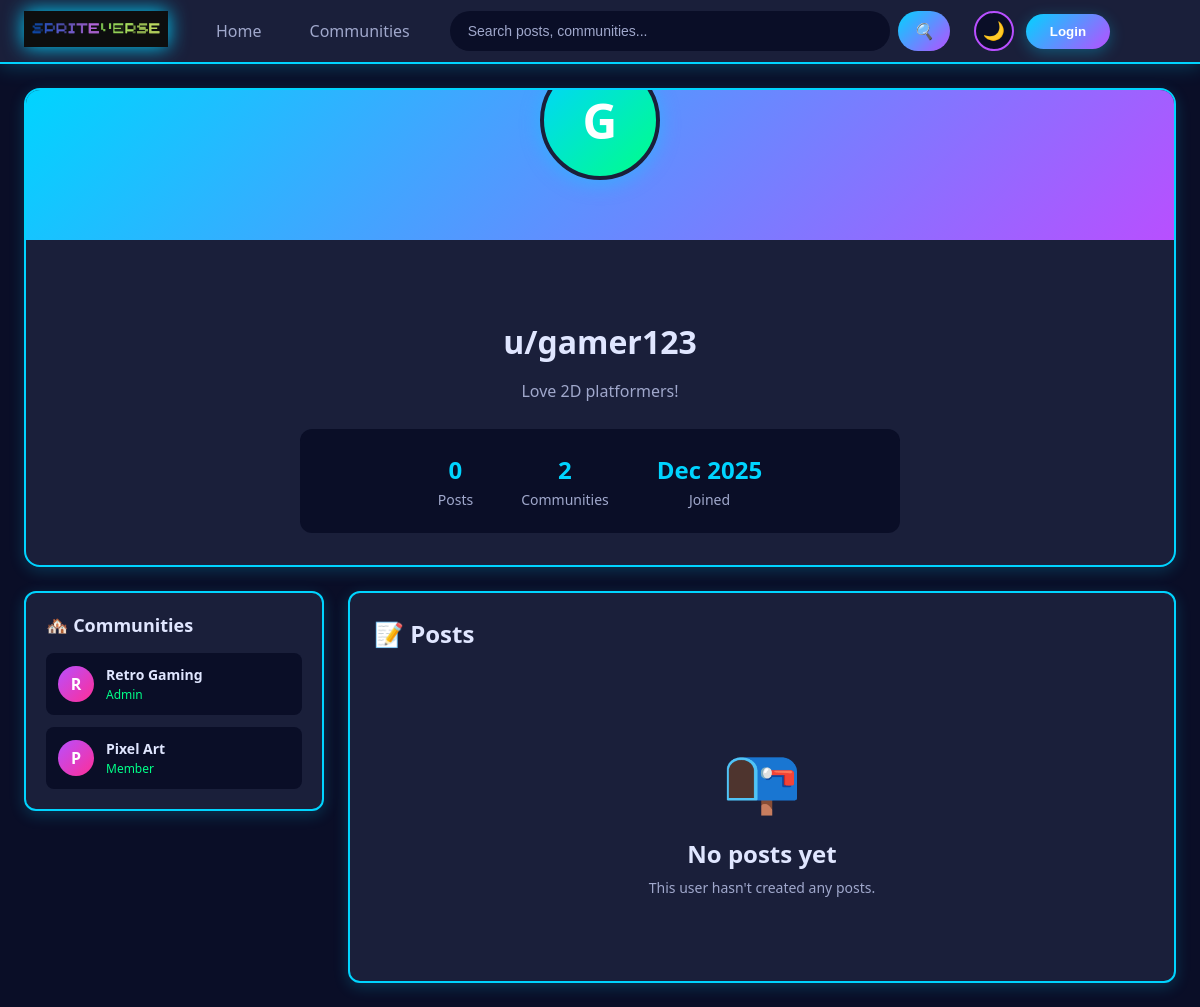
The page /profile.php?username=gamer123 on the database its author committed.
### tables this page shows
CREATE TABLE users (
    id INT AUTO_INCREMENT PRIMARY KEY,
    username VARCHAR(50) UNIQUE NOT NULL,
    email VARCHAR(100) UNIQUE NOT NULL,
    password_hash VARCHAR(255) NOT NULL,
    avatar_url VARCHAR(255) DEFAULT NULL,
    bio TEXT DEFAULT NULL,
    created_at TIMESTAMP DEFAULT CURRENT_TIMESTAMP,
    INDEX idx_username (username),
    INDEX idx_email (email)
);

CREATE TABLE community_members (
    id INT AUTO_INCREMENT PRIMARY KEY,
    community_id INT NOT NULL,
    user_id INT NOT NULL,
    role ENUM('Admin', 'Moderator', 'Member') DEFAULT 'Member',
    joined_at TIMESTAMP DEFAULT CURRENT_TIMESTAMP,
    FOREIGN KEY (community_id) REFERENCES communities(id) ON DELETE CASCADE,
    FOREIGN KEY (user_id) REFERENCES users(id) ON DELETE CASCADE,
    UNIQUE KEY unique_member (community_id, user_id),
    INDEX idx_community (community_id),
    INDEX idx_user (user_id)
);

CREATE TABLE communities (
    id INT AUTO_INCREMENT PRIMARY KEY,
    name VARCHAR(100) UNIQUE NOT NULL,
    description TEXT,
    icon_url VARCHAR(255) DEFAULT NULL,
    created_by INT NOT NULL,
    created_at TIMESTAMP DEFAULT CURRENT_TIMESTAMP,
    FOREIGN KEY (created_by) REFERENCES users(id) ON DELETE CASCADE,
    INDEX idx_name (name)
);

### config.php (called while the page is built, shortened)
<?php
function isLoggedIn() {
  return isset($_SESSION['user_id']);
}
?>

### profile.php (the view, shortened to what this page needs)
<?php
require_once 'config.php';
$viewUsername = $_GET['username'] ?? null;
$userQuery = "SELECT id, username, email, avatar_url, bio, created_at FROM users WHERE username = ?";
$userStmt = $conn->prepare($userQuery);
$userStmt->bind_param("s", $viewUsername);
$userStmt->execute();
$userResult = $userStmt->get_result();
$profileUser = $userResult->fetch_assoc();
$isOwnProfile = isLoggedIn() && getCurrentUserId() == $profileUser['id'];
$userPosts = [];
$communitiesQuery = "SELECT
                      c.id,
                      c.name,
                      c.icon_url,
                      cm.role,
                      cm.joined_at
                    FROM community_members cm
                    JOIN communities c ON cm.community_id = c.id
                    WHERE cm.user_id = ?
                    ORDER BY cm.joined_at DESC";
$commStmt = $conn->prepare($communitiesQuery);
$commStmt->bind_param("i", $profileUser['id']);
$commStmt->execute();
$commResult = $commStmt->get_result();
$userCommunities = [];
while ($row = $commResult->fetch_assoc()) {
  $userCommunities[] = $row;
}
$postCount = count($userPosts);
$communityCount = count($userCommunities);
?>
<!DOCTYPE html>
<html lang="en">
<head>
  <link rel="stylesheet" href="css/navbar.css">
  <link rel="stylesheet" href="css/profile.css">
  <link rel="stylesheet" href="css/modal.css">
</head>
<body <?php echo isLoggedIn() ? 'data-logged-in="true"' : 'data-logged-in="false"'; ?>>
  <?php include 'navbar.php'; ?>
  <main class="profile-container">
    <section class="profile-header">
      <div class="profile-banner">
        <div class="profile-avatar">
          <?php if ($profileUser['avatar_url']): ?>
            <img src="<?php echo htmlspecialchars($profileUser['avatar_url']); ?>" alt="<?php echo htmlspecialchars($profileUser['username']); ?>">
          <?php else: ?>
            <span class="avatar-placeholder-large">
              <?php echo strtoupper(substr($profileUser['username'], 0, 1)); ?>
            </span>
          <?php endif; ?>
        </div>
      </div>
      <div class="profile-info">
        <div class="profile-main">
          <h1 class="profile-username">u/<?php echo htmlspecialchars($profileUser['username']); ?></h1>
        </div>
        <?php if ($profileUser['bio']): ?>
          <p class="profile-bio"><?php echo nl2br(htmlspecialchars($profileUser['bio'])); ?></p>
        <?php endif; ?>
        <div class="profile-stats">
          <div class="stat-item">
            <span class="stat-value"><?php echo number_format($postCount); ?></span>
            <span class="stat-label">Posts</span>
          </div>
          <div class="stat-item">
            <span class="stat-value"><?php echo number_format($communityCount); ?></span>
            <span class="stat-label">Communities</span>
          </div>
          <div class="stat-item">
            <span class="stat-value"><?php echo date('M Y', strtotime($profileUser['created_at'])); ?></span>
            <span class="stat-label">Joined</span>
          </div>
        </div>
      </div>
    </section>
    <div class="profile-content">
      <aside class="profile-sidebar">
        <div class="sidebar-section">
          <h3 class="section-title">🏘️ Communities</h3>
          <?php if (!empty($userCommunities)): ?>
            <div class="communities-list">
              <?php foreach ($userCommunities as $community): ?>
                <a href="community.php?id=<?php echo $community['id']; ?>" class="community-item">
                  <div class="community-icon-small">
                    <?php if ($community['icon_url']): ?>
                      <img src="<?php echo htmlspecialchars($community['icon_url']); ?>" alt="<?php echo htmlspecialchars($community['name']); ?>">
                    <?php else: ?>
                      <span class="icon-placeholder-small">
                        <?php echo strtoupper(substr($community['name'], 0, 1)); ?>
                      </span>
                    <?php endif; ?>
                  </div>
                  <div class="community-info-small">
                    <span class="community-name-small"><?php echo htmlspecialchars($community['name']); ?></span>
                    <span class="community-role"><?php echo htmlspecialchars($community['role']); ?></span>
                  </div>
                </a>
              <?php endforeach; ?>
            </div>
          <?php else: ?>
            <p class="empty-text">No communities yet</p>
          <?php endif; ?>
        </div>
      </aside>
      <section class="profile-posts">
        <h2 class="posts-title">📝 Posts</h2>
        <?php if (!empty($userPosts)): ?>
          <div class="posts-list">
            <?php foreach ($userPosts as $post): ?>
              <article class="post-card">
                <div class="post-header">
                  <a href="community.php?id=<?php echo $post['community_id']; ?>" class="post-community">
                    c/<?php echo htmlspecialchars($post['community_name']); ?>
                  </a>
                  <span class="post-time"><?php echo timeAgo($post['created_at']); ?></span>
                </div>
                <h3 class="post-title">
                  <a href="post.php?id=<?php echo $post['id']; ?>">
                    <?php echo htmlspecialchars($post['title']); ?>
                  </a>
                </h3>
                <?php if ($post['content']): ?>
                  <p class="post-content">
                    <?php
                    $content = htmlspecialchars($post['content']);
                    echo strlen($content) > 200 ? substr($content, 0, 200) . '...' : $content;
                    ?>
                  </p>
                <?php endif; ?>
                <?php if ($post['image_url']): ?>
                  <div class="post-image-small">
                    <img src="<?php echo htmlspecialchars($post['image_url']); ?>" alt="Post image">
                  </div>
                <?php endif; ?>
                <div class="post-stats">
                  <span class="stat">⬆️ <?php echo number_format($post['vote_count']); ?></span>
                  <span class="stat">💬 <?php echo number_format($post['comment_count']); ?></span>
                </div>
              </article>
            <?php endforeach; ?>
          </div>
        <?php else: ?>
          <div class="empty-state">
            <div class="empty-icon">📭</div>
            <h3>No posts yet</h3>
            <p><?php echo $isOwnProfile ? "You haven't" : "This user hasn't"; ?> created any posts.</p>
          </div>
        <?php endif; ?>
      </section>
    </div>
  </main>
</body>
</html>

### css/navbar.css (style rules this page uses)
:root { --bg-primary: #0a0e27; --bg-secondary: #1a1f3a; --bg-hover: #252b4a; --text-primary: #e0e6ff; --text-secondary: #a0a8cc; --neon-blue: #00d4ff; --neon-purple: #b84fff; --neon-pink: #ff2e97; --neon-green: #00ff88; --shadow-glow: 0 0 20px rgba(0, 212, 255, 0.3); --navbar-height: 64px; }
* { margin: 0; padding: 0; box-sizing: border-box; }
body { font-family: 'Segoe UI', Tahoma, Geneva, Verdana, sans-serif; background-color: var(--bg-primary); color: var(--text-primary); transition: background-color 0.3s ease, color 0.3s ease; }

### css/profile.css (style rules this page uses)
.profile-container { max-width: 1400px; margin: 0 auto; padding: 24px; min-height: calc(100vh - var(--navbar-height)); }
.profile-header { background-color: var(--bg-secondary); border: 2px solid var(--neon-blue); border-radius: 16px; margin-bottom: 24px; overflow: hidden; box-shadow: 0 4px 15px rgba(0, 212, 255, 0.2); }
.profile-banner { height: 150px; background: linear-gradient(135deg, var(--neon-blue), var(--neon-purple)); position: relative; display: flex; align-items: flex-end; justify-content: center; padding-bottom: 60px; }
.profile-avatar { width: 120px; height: 120px; border-radius: 50%; border: 4px solid var(--bg-secondary); overflow: hidden; background: linear-gradient(135deg, var(--neon-blue), var(--neon-green)); display: flex; align-items: center; justify-content: center; box-shadow: 0 4px 20px rgba(0, 212, 255, 0.4); }
.avatar-placeholder-large { color: white; font-size: 48px; font-weight: 700; }
.profile-info { padding: 80px 32px 32px; text-align: center; }
.profile-main { display: flex; align-items: center; justify-content: center; gap: 16px; margin-bottom: 16px; }
.profile-username { font-size: 32px; font-weight: 700; color: var(--text-primary); margin: 0; }
.profile-bio { color: var(--text-secondary); font-size: 16px; line-height: 1.6; margin: 0 0 24px 0; max-width: 600px; margin-left: auto; margin-right: auto; }
.profile-stats { display: flex; align-items: center; justify-content: center; gap: 48px; padding: 24px; background-color: var(--bg-primary); border-radius: 12px; margin: 0 auto; max-width: 600px; }
.stat-item { display: flex; flex-direction: column; align-items: center; gap: 4px; }
.stat-value { font-size: 24px; font-weight: 700; color: var(--neon-blue); }
.stat-label { font-size: 14px; color: var(--text-secondary); }
.profile-content { display: grid; grid-template-columns: 300px 1fr; gap: 24px; }
.profile-sidebar { display: flex; flex-direction: column; gap: 24px; }
.sidebar-section { background-color: var(--bg-secondary); border: 2px solid var(--neon-blue); border-radius: 12px; padding: 20px; box-shadow: 0 4px 15px rgba(0, 212, 255, 0.2); }
.section-title { font-size: 18px; font-weight: 700; color: var(--text-primary); margin-bottom: 16px; display: flex; align-items: center; gap: 8px; }
.communities-list { display: flex; flex-direction: column; gap: 12px; }
.community-item { display: flex; align-items: center; gap: 12px; padding: 12px; background-color: var(--bg-primary); border-radius: 8px; text-decoration: none; transition: all 0.3s ease; }
.community-icon-small { width: 36px; height: 36px; border-radius: 50%; overflow: hidden; flex-shrink: 0; background: linear-gradient(135deg, var(--neon-purple), var(--neon-pink)); display: flex; align-items: center; justify-content: center; }
.icon-placeholder-small { color: white; font-weight: 600; font-size: 16px; }
.community-info-small { flex: 1; display: flex; flex-direction: column; gap: 2px; }
.community-name-small { color: var(--text-primary); font-weight: 600; font-size: 14px; }
.community-role { color: var(--neon-green); font-size: 12px; font-weight: 500; }
.profile-posts { background-color: var(--bg-secondary); border: 2px solid var(--neon-blue); border-radius: 12px; padding: 24px; box-shadow: 0 4px 15px rgba(0, 212, 255, 0.2); }
.posts-title { font-size: 24px; font-weight: 700; color: var(--text-primary); margin-bottom: 24px; display: flex; align-items: center; gap: 8px; }
.empty-state { text-align: center; padding: 60px 20px; }
.empty-icon { font-size: 64px; margin-bottom: 16px; }
.empty-state h3 { font-size: 24px; color: var(--text-primary); margin-bottom: 8px; }
.empty-state p { color: var(--text-secondary); font-size: 14px; }

### rows shown on the page
users: username "G", username "gamer123", bio "Love 2D platformers!", created_at "Dec 2025"
community_members: community.name "R", community.name "Retro Gaming", role "Admin"
community_members: community.name "P", community.name "Pixel Art", role "Member"

### other values the page prints
$postCount "0"
$communityCount "2"
